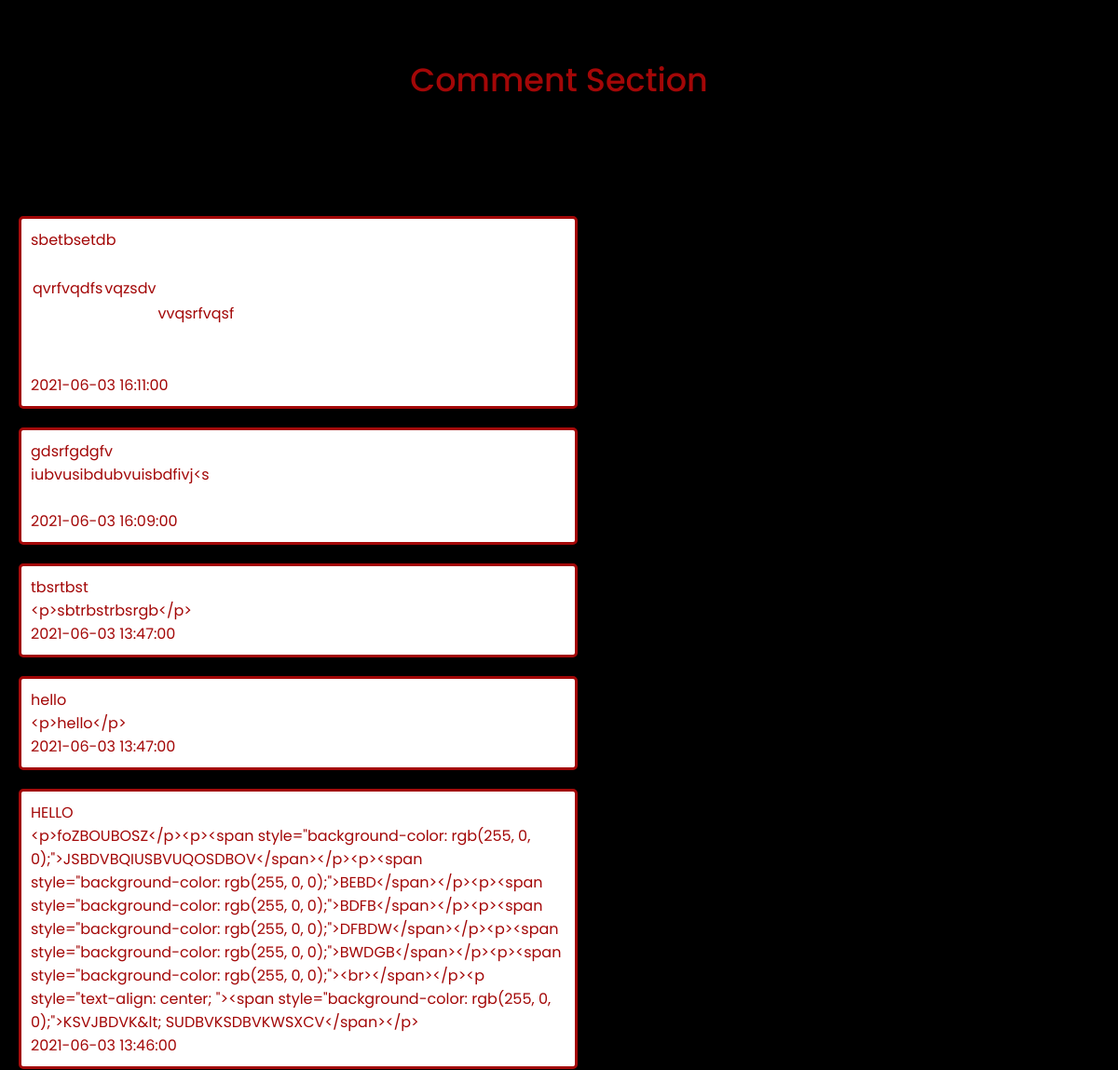
/gallery.php (middle part), run on an earlier commit of the app's database.
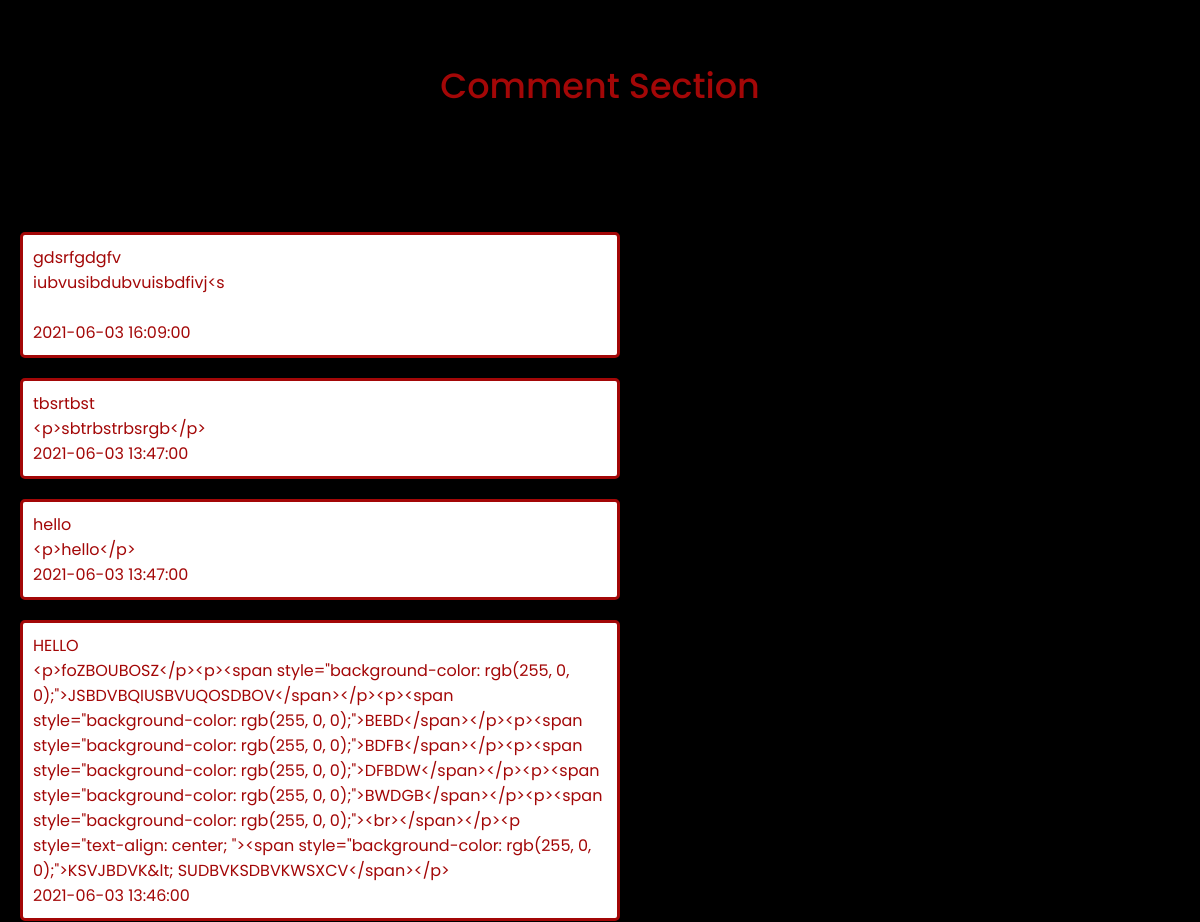
And on a later commit of the database.
### tables this page shows
CREATE TABLE `commentaires` (
  `Id` int(11) NOT NULL,
  `Pseudo` varchar(100) NOT NULL,
  `Message` text NOT NULL,
  `Date` datetime NOT NULL
);

### php/commentaire.php (the view, shortened to what this page needs)
<?php
        include('./php/connexion.php');
        ?>
        <?php
        $request = $bdd->prepare("SELECT * FROM commentaires ORDER BY date DESC");
        $request->execute();
        $comment_list = $request->fetchAll(PDO::FETCH_ASSOC);
        ?>
        <?php
            foreach($comment_list as $comment) {
        ?>
            <div class="commentaire_style">
                <p><?=  $comment['Pseudo'] . "<br>" . $comment['Message'] . "<br>" . $comment['Date']; ?></p>
            </div>
        <?php
        }
        ?>

What changed in the data, as far as the page shows it:
removed commentaires: Pseudo "sbetbsetdb", Message "qvrfvqdfs vqzsdv vvqsrfvqsf", Date "2021-06-03 16:11:00"
